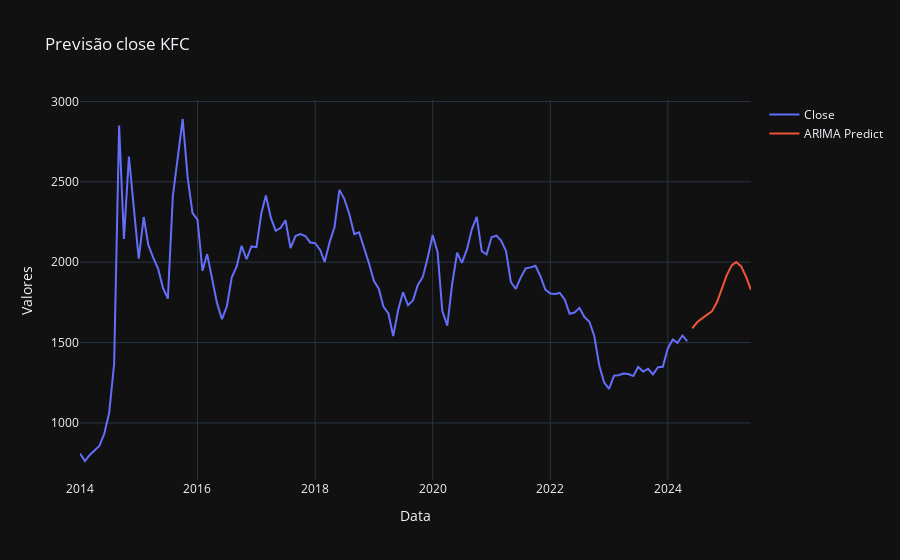

Notebook code cell kept with this figure:
### Code cell
trace1 = go.Scatter(x=dataframe.index, y=dataframe['Close'], mode='lines', name='Close')
trace2 = go.Scatter(x=predict.index, y=predict.values, mode='lines', name='ARIMA Predict')

# Configurar layout do gráfico
layout = go.Layout(
    title='Previsão close KFC ',
    xaxis=dict(title='Data'),
    yaxis=dict(title='Valores'),
    template='plotly_dark'
)

# Criar figura
fig = go.Figure(data=[trace1, trace2], layout=layout)

# Mostrar gráfico
fig.show()
